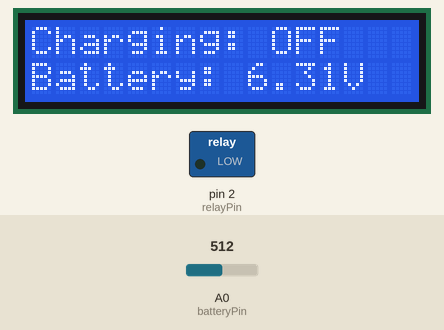
The sketch below on a simulated Arduino Uno, built with avr-gcc and run on an emulated ATmega328P. On the bench: 16×2 character LCD, switched loads named in the sketch (green lamp = pin HIGH). Inputs (shaded band) come from the test bench; at power-on: A0 (batteryPin) = 512.

Above: at 1.2 s.
1.3 s: A0 (batteryPin) set to 174
At 10.4 s:
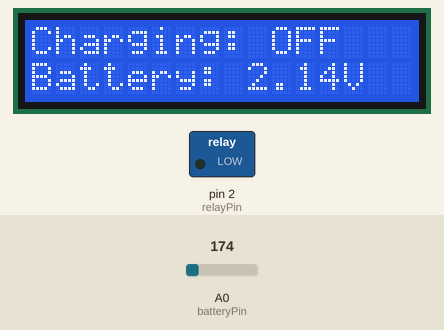
11.6 s: A0 (batteryPin) set to 150
At 21.3 s:
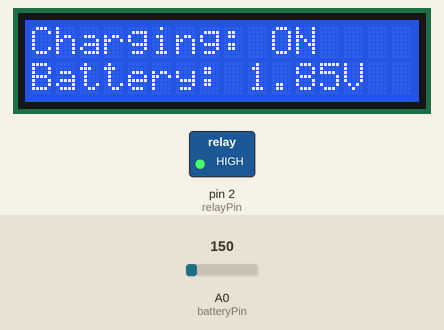
21.6 s: A0 (batteryPin) set to 122
At 31.2 s:
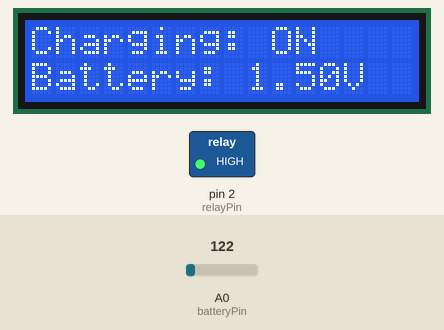
Timing chart, 0 to 32.7 s (numbered marks = the images above; inputs shaded):
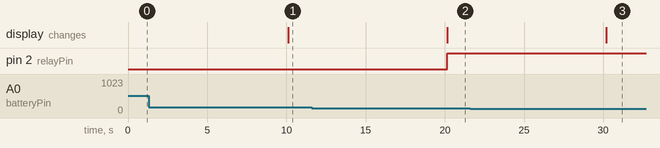

The sketch:

Battery_monitoring_system_in_new_final.ino
```cpp
#include <Wire.h>
#include <LiquidCrystal_I2C.h>

LiquidCrystal_I2C lcd(0x27, 16, 2); // Address 0x27 for a 16x2 display
int relayPin = 2; // Pin connected to relay
int batteryPin = A0; // Analog pin connected to battery monitoring module
float batteryVoltage = 0.0; // Variable to store battery voltage

void setup() {
  pinMode(relayPin, OUTPUT);
  lcd.init(); // Initialize the LCD
  lcd.backlight(); // Turn on the backlight
  lcd.print("Smart Charger");
}

void loop() {
  // Read battery voltage
  int sensorValue = analogRead(batteryPin);
  batteryVoltage = sensorValue * (12.6 / 1023.0); // Convert analog reading to voltage

  // Display battery voltage
  lcd.setCursor(0, 1);
  lcd.print("Battery: ");
  lcd.print(batteryVoltage);
  lcd.print("V");

  // Check battery voltage and control relay accordingly
  if (batteryVoltage <2.0) { // Example threshold, adjust as needed
    digitalWrite(relayPin, HIGH); // Turn on charging
    lcd.setCursor(0, 0);
    lcd.print("Charging: ON ");
  } else {
    digitalWrite(relayPin, LOW); // Turn off charging
    lcd.setCursor(0, 0);
    lcd.print("Charging: OFF");
  }

  delay(10000); // Delay for stability
}
```

Measured:
- the behaviour switches between 163 and 162 on A0 (batteryPin) (found by bisection; images 1 and 2)
- after the input at 1.3 s, the display: changes after 8.8 s (image 1)
- after the input at 11.6 s, pin 2 (relayPin): LOW → HIGH after 8.5 s; the display: changes after 8.6 s (image 2)
- after the input at 21.6 s, the display: changes after 8.6 s (image 3)
